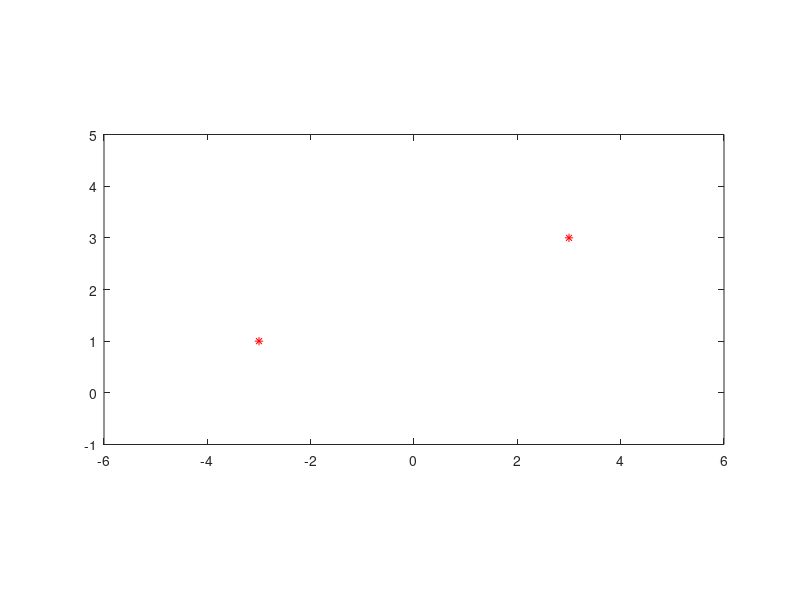

This chart was generated by the following MATLAB code: (Note: this script raises an error after producing the figure.)
clear
px = [-3 3];
py = [1 3];
plot(px,py,'r*')
axis([-6 6 -1 5])
axis equal
hold on
vx = [2 -2];
vy = [3 3];

t0 = -1;
t1 = 1;

syms a3 a2 a1 a0 t
cx(t) = a3*t^3+a2*t^2+a1*t+a0;
cxd(t) = diff(cx,t);

eq = [cx(t0) == px(1), cx(t1) == px(2), ...
    cxd(0.4) == vx(1), cxd(t1) == vx(2)];

m = solve(eq, [a3 a2 a1 a0]);
x(t) = subs(cx, [a3 a2 a1 a0], [m.a3 m.a2 m.a1 m.a0]);

syms b3 b2 b1 b0
cy(t) = b3 * t ^3 + b2 * t ^2 + b1 * t + b0;
cyd(t) = diff(cy,t);

eq = [cy(t0) == py(1), cy(t1) == py(2),...
    cyd(0.4) == vy(1), cyd(t1) == vy(2)];
m=solve(eq,[b3 b2 b1 b0]);
y(t) = subs(cy, [ b3 b2 b1 b0], [m.b3 m.b2 m.b1 m.b0]);

quiver (x(0.4), y(0.4), vx(1), vy(1))
quiver (x(1), y(1), vx(2), vy(2))

fplot(x, y, [t0 t1])

rx=12;
ry=-5;
v1=[2, 10];
dx(t)=diff(x(t), t);
dy(t)=diff(y(t), t);
quiver(px(2), py(2), dx(1), dy(1))
v2=[dx(0), dy(0)]
x(t) = a3*t^3+a2*t^2+a1*t+a0;
y(t) = a3*t^3+a2*t^2+a1*t+a0;
dx(t)=diff(x(t), t);
dy(t)=diff(y(t), t);
eq=[x(0)==px(2);...
    x(1)==rx;...
    dx(0)==3*v2(1);...
    dx(1)==v1(1)];
m=solve(eq, [a0, a1, a2, a3])
x(t)=m.a3*t^3+m.a2*t^2+m.a1*t+m.a0;

eq=[y(0)==py(2);...
    y(1)==ry;...
    dy(0)==3*v2(2);...
    dy(1)==v1(2)];
m=solve(eq, [a0, a1, a2, a3])
y(t)=m.a3*t^3+m.a2*t^2+m.a1*t+m.a0;

fplot(x, y, [0 1])